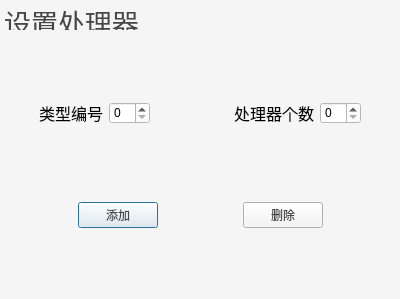
<?xml version="1.0" encoding="UTF-8"?>
<ui version="4.0">
 <class>addCore</class>
 <widget class="QDialog" name="addCore">
  <property name="geometry">
   <rect>
    <x>0</x>
    <y>0</y>
    <width>400</width>
    <height>299</height>
   </rect>
  </property>
  <property name="windowTitle">
   <string>Dialog</string>
  </property>
  <widget class="QGroupBox" name="groupBox">
   <property name="geometry">
    <rect>
     <x>0</x>
     <y>0</y>
     <width>401</width>
     <height>301</height>
    </rect>
   </property>
   <property name="font">
    <font>
     <pointsize>20</pointsize>
    </font>
   </property>
   <property name="styleSheet">
    <string notr="true">color: rgb(71, 71, 71);
background-color: rgb(245, 245, 245);
border-color: rgb(18, 18, 18);</string>
   </property>
   <property name="title">
    <string>设置处理器</string>
   </property>
   <widget class="QWidget" name="verticalLayoutWidget">
    <property name="geometry">
     <rect>
      <x>0</x>
      <y>30</y>
      <width>401</width>
      <height>271</height>
     </rect>
    </property>
    <layout class="QVBoxLayout" name="verticalLayout">
     <item>
      <layout class="QHBoxLayout" name="horizontalLayout_5">
       <item>
        <layout class="QHBoxLayout" name="horizontalLayout">
         <item>
          <layout class="QHBoxLayout" name="horizontalLayout_6"/>
         </item>
         <item>
          <layout class="QHBoxLayout" name="horizontalLayout_9"/>
         </item>
         <item>
          <spacer name="horizontalSpacer">
           <property name="orientation">
            <enum>Qt::Horizontal</enum>
           </property>
           <property name="sizeHint" stdset="0">
            <size>
             <width>40</width>
             <height>20</height>
            </size>
           </property>
          </spacer>
         </item>
         <item>
          <widget class="QLabel" name="label_3">
           <property name="font">
            <font>
             <pointsize>12</pointsize>
            </font>
           </property>
           <property name="styleSheet">
            <string notr="true">color: rgb(0, 0, 0);</string>
           </property>
           <property name="text">
            <string>类型编号</string>
           </property>
          </widget>
         </item>
         <item>
          <widget class="QSpinBox" name="type_id">
           <property name="styleSheet">
            <string notr="true">color: rgb(0, 0, 0);
font: 12pt &quot;Consolas&quot;;
background-color: rgb(255, 255, 255);</string>
           </property>
          </widget>
         </item>
         <item>
          <spacer name="horizontalSpacer_8">
           <property name="orientation">
            <enum>Qt::Horizontal</enum>
           </property>
           <property name="sizeHint" stdset="0">
            <size>
             <width>40</width>
             <height>20</height>
            </size>
           </property>
          </spacer>
         </item>
         <item>
          <layout class="QHBoxLayout" name="horizontalLayout_2">
           <item>
            <spacer name="horizontalSpacer_3">
             <property name="orientation">
              <enum>Qt::Horizontal</enum>
             </property>
             <property name="sizeHint" stdset="0">
              <size>
               <width>40</width>
               <height>20</height>
              </size>
             </property>
            </spacer>
           </item>
           <item>
            <widget class="QLabel" name="label_2">
             <property name="font">
              <font>
               <pointsize>12</pointsize>
              </font>
             </property>
             <property name="styleSheet">
              <string notr="true">color: rgb(0, 0, 0);</string>
             </property>
             <property name="text">
              <string>处理器个数</string>
             </property>
            </widget>
           </item>
           <item>
            <widget class="QSpinBox" name="core_number">
             <property name="styleSheet">
              <string notr="true">color: rgb(0, 0, 0);
font: 12pt &quot;Consolas&quot;;
background-color: rgb(255, 255, 255);</string>
             </property>
            </widget>
           </item>
           <item>
            <spacer name="horizontalSpacer_4">
             <property name="orientation">
              <enum>Qt::Horizontal</enum>
             </property>
             <property name="sizeHint" stdset="0">
              <size>
               <width>40</width>
               <height>20</height>
              </size>
             </property>
            </spacer>
           </item>
          </layout>
         </item>
        </layout>
       </item>
      </layout>
     </item>
     <item>
      <layout class="QHBoxLayout" name="horizontalLayout_3">
       <item>
        <spacer name="horizontalSpacer_5">
         <property name="orientation">
          <enum>Qt::Horizontal</enum>
         </property>
         <property name="sizeHint" stdset="0">
          <size>
           <width>40</width>
           <height>20</height>
          </size>
         </property>
        </spacer>
       </item>
       <item>
        <widget class="QPushButton" name="Add">
         <property name="text">
          <string>添加</string>
         </property>
        </widget>
       </item>
       <item>
        <spacer name="horizontalSpacer_7">
         <property name="orientation">
          <enum>Qt::Horizontal</enum>
         </property>
         <property name="sizeHint" stdset="0">
          <size>
           <width>40</width>
           <height>20</height>
          </size>
         </property>
        </spacer>
       </item>
       <item>
        <widget class="QPushButton" name="Delete">
         <property name="text">
          <string>删除</string>
         </property>
        </widget>
       </item>
       <item>
        <spacer name="horizontalSpacer_6">
         <property name="orientation">
          <enum>Qt::Horizontal</enum>
         </property>
         <property name="sizeHint" stdset="0">
          <size>
           <width>40</width>
           <height>20</height>
          </size>
         </property>
        </spacer>
       </item>
      </layout>
     </item>
    </layout>
   </widget>
  </widget>
 </widget>
 <resources/>
 <connections/>
</ui>
